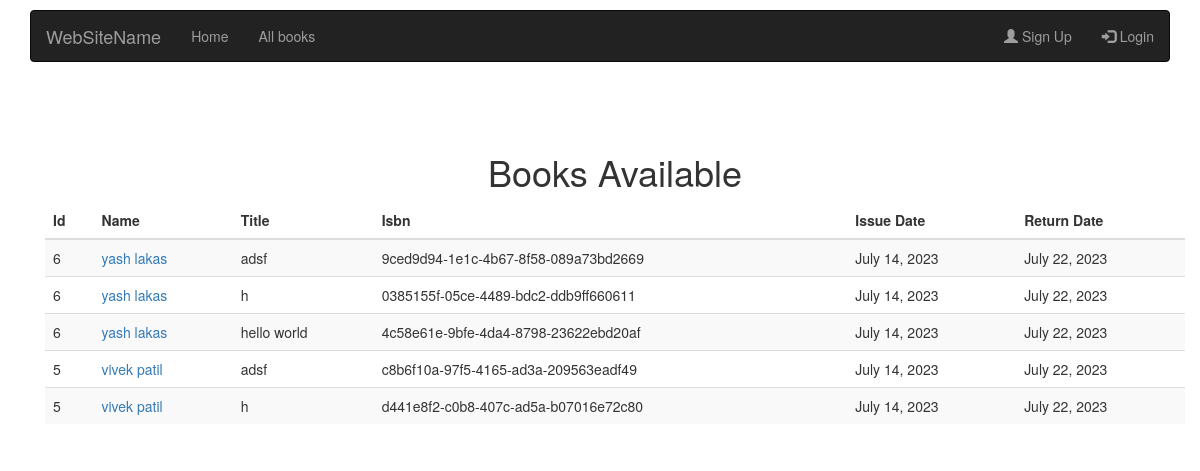
Before: / with the older database file.
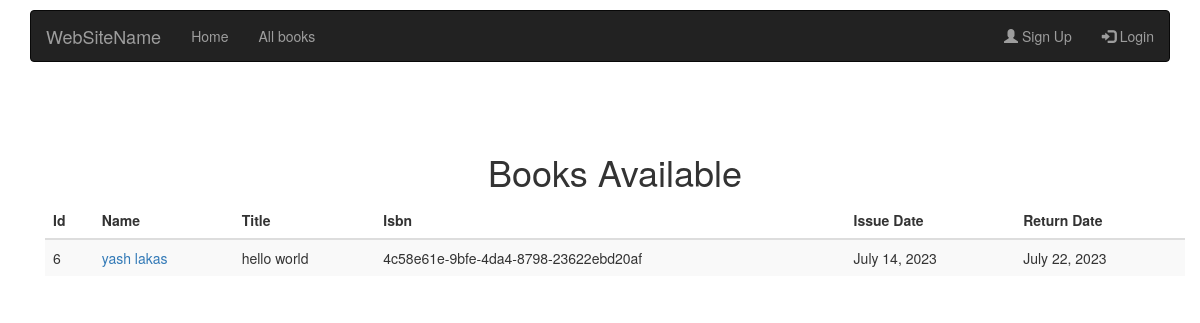
After: the same page with the newer database file.
### lib/models.py (models this page shows, shortened)
class IssueBook(models.Model):
      borrower=models.ForeignKey(User,on_delete=models.CASCADE)
      book=models.ForeignKey(BookInstance,on_delete=models.CASCADE)
      issue_date=models.DateField(auto_now=True)
      return_date=models.DateField(default=returnDate())

class BookInstance(models.Model):
      isbn=models.UUIDField(primary_key=True,default=uuid.uuid4)
      is_borrowed=models.CharField(max_length=10,default='false')
      book=models.ForeignKey(Book,on_delete=models.CASCADE)

class Book(models.Model):
        title=models.CharField(default='',max_length=50)
        author=models.CharField(default='',max_length=50)
        choice=[('education','Education'),('entertainment','Entertainment'),('science','Science')]
        category=models.CharField(choices=choice,max_length=30)

### lib/views.py (the view)
# urls.py: path('',index,name='index'),
def index(request):
    lst = IssueBook.objects.all()
    return render(request, 'lib/index.html', {'data': lst})

### lib/templates/lib/index.html (shortened to what this page needs)
<!DOCTYPE html>
<html lang="en">
<head>
  <link rel="stylesheet" href="https://maxcdn.bootstrapcdn.com/bootstrap/3.4.1/css/bootstrap.min.css">
</head>
<body>
  <div class="container" style="margin-top:10px;">
    <nav class="navbar navbar-inverse">
      <div class="container-fluid">
        <div class="navbar-header">
          <a class="navbar-brand" href="#">WebSiteName</a>
        </div>
        <ul class="nav navbar-nav">
          <li><a href="{% url 'home' %}">Home</a></li>
          <li><a href="{% url 'ListBooks' %}">All books</a></li>
          <li><a href=""></a></li>
        </ul>
        <ul class="nav navbar-nav navbar-right">
          <li><a href="{% url 'register' %}"><span class="glyphicon glyphicon-user"></span> Sign Up</a></li>
          <li><a href="{% url 'login' %}"><span class="glyphicon glyphicon-log-in"></span> Login</a></li>
        </ul>
      </div>
    </nav>
    <div class="container" style="margin-top:70px">
      <center><H1>Books Available</H1></center>
      <table class="table table-striped">
          <thead>
              <tr>
                  <th>Id</th>
                  <th>Name</th>
                  <th>Title</th>
                  <th>Isbn</th>
                  <th>Issue Date</th>
                  <th>Return Date</th>
              </tr>
          </thead>
          <tbody>
              {% for i in data %}
              <tr>
                  <td>{{i.borrower.id}}</td>
                  <td><a href="{% url 'listBorrowerInfo' i.borrower.id %}">{{i.borrower.first_name}} {{i.borrower.last_name}}</a></td>
                  <td>{{i.book.book.title}}</td>
                  <td>{{i.book_id}}</td>
                  <td>{{i.issue_date}}</td>
                  <td>{{i.return_date}}</td>
              </tr>
              {% empty %}
              <tr>
                  <p>No books yet</p>
              </tr>
              {% endfor %}
          </tbody>
      </table>
  </div>
  </div>
</body>
</html>

Changed rows visible on the page:
removed IssueBook: borrower.id "6", borrower.first_name "yash", borrower.last_name "lakas", book.book "adsf", book_id "9ced9d94-1e1c-4b67-8f58-089a73bd2669", issue_date "July 14, 2023", return_date "July 22, 2023"
removed IssueBook: borrower.id "6", borrower.first_name "yash", borrower.last_name "lakas", book.book "h", book_id "0385155f-05ce-4489-bdc2-ddb9ff660611", issue_date "July 14, 2023", return_date "July 22, 2023"
removed IssueBook: borrower.id "5", borrower.first_name "vivek", borrower.last_name "patil", book.book "adsf", book_id "c8b6f10a-97f5-4165-ad3a-209563eadf49", issue_date "July 14, 2023", return_date "July 22, 2023"
removed IssueBook: borrower.id "5", borrower.first_name "vivek", borrower.last_name "patil", book.book "h", book_id "d441e8f2-c0b8-407c-ad5a-b07016e72c80", issue_date "July 14, 2023", return_date "July 22, 2023"
